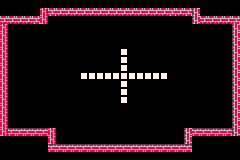

Tiled map render using the project's own tile images. Description and the map definition, with tile-layer contents summarised, below:
An orthogonal 30x20 tile map with 8x8 px tiles, 5 tile layers (SpawnLayer, Background, Wall, Snake and food, ...), 3 tilesets.

<map version="1.10" tiledversion="1.11.2" orientation="orthogonal" renderorder="right-down" width="30" height="20" tilewidth="8" tileheight="8" infinite="0" nextlayerid="8" nextobjectid="1">
 <tileset firstgid="1" source="../Object/Grass.tsx" />
 <tileset firstgid="901" source="../Object/Snake1.tsx" />
 <tileset firstgid="1401" source="../Object/Snake2.tsx" />
 <layer id="7" name="SpawnLayer" width="30" height="20">
  <data>[600 cells, 414 non-empty, 1 distinct tile ids]</data>
 </layer>
 <layer id="1" name="Background" width="30" height="20">
  <data>[600 cells, 600 non-empty, 1 distinct tile ids]</data>
 </layer>
 <layer id="2" name="Wall" width="30" height="20">
  <data>[600 cells, 109 non-empty, 58 distinct tile ids]</data>
 </layer>
 <layer id="3" name="Snake and food" width="30" height="20">
  <data>[600 cells, 7 non-empty, 7 distinct tile ids]</data>
 </layer>
 <layer id="4" name="Hide" width="30" height="20">
  <data>[600 cells, 12 non-empty, 12 distinct tile ids]</data>
 </layer>
</map>
